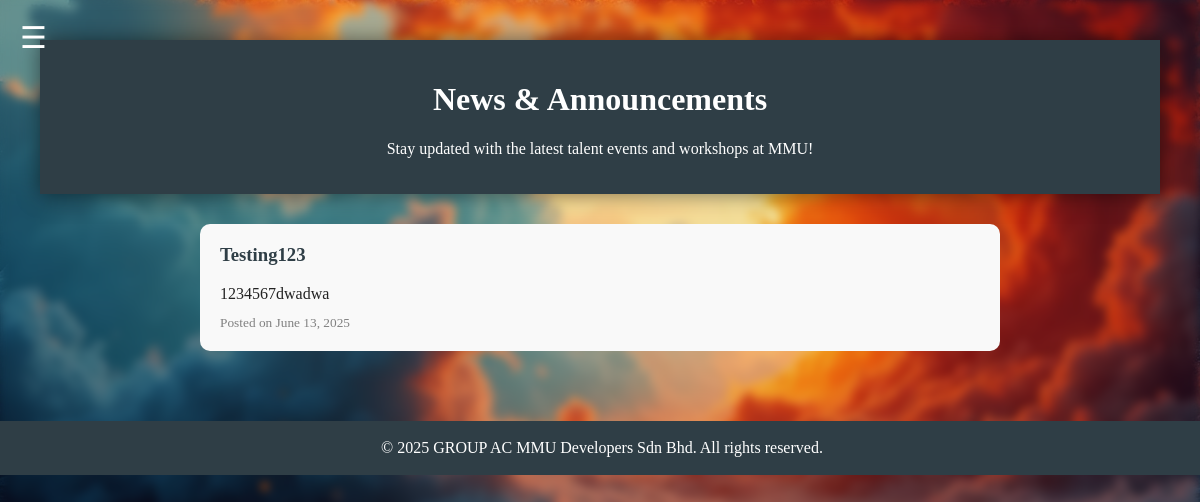
Screenshot of /announcement.php with the database file from the repository.
### tables this page shows
CREATE TABLE `announcements` (
  `id` int(11) NOT NULL,
  `title` varchar(255) NOT NULL,
  `content` text NOT NULL,
  `posted_by` varchar(100) DEFAULT NULL,
  `created_at` timestamp NOT NULL DEFAULT current_timestamp()
);

### announcement.php (the view, shortened to what this page needs)
<?php
require 'connection.php';
require 'header.php';
require 'navbar.php';
$announcements = $conn->query("SELECT * FROM announcements ORDER BY created_at DESC");
?>
<div id="main-content" style="padding: 40px;">
    <div class="title-container">
        <h1>News & Announcements</h1>
        <p style="color: white;">Stay updated with the latest talent events and workshops at MMU!</p>
    </div>
    <section style="max-width: 800px; margin: 30px auto;">
        <?php if ($announcements->num_rows > 0): ?>
            <?php while ($row = $announcements->fetch_assoc()): ?>
                <div class="faq-card" style="margin-bottom: 25px; background-color: #f9f9f9; padding: 20px; border-radius: 10px;">
                    <h3 style="margin-top: 0; color: var(--color-title);"><?= htmlspecialchars($row['title']) ?></h3>
                    <p style="margin-bottom: 10px;"><?= nl2br(htmlspecialchars($row['content'])) ?></p>
                    <small style="color: gray;">Posted on <?= date('F j, Y', strtotime($row['created_at'])) ?></small>
                </div>
            <?php endwhile; ?>
        <?php else: ?>
            <p style="text-align: center; color: white;">No announcements yet.</p>
        <?php endif; ?>
    </section>
</div>
<?php require 'footer.php'; ?>

### css/style.css (style rules this page uses)
:root { --color-bg: #CAD2C5; --color-surface: #84A98C; --color-primary: #52796F; --color-text: #354F52; --color-title: #2F3E46; }
.title-container { background-color: var(--color-title); font-family: "Copperplate Gothic", "Copperplate", fantasy; color: white; padding: 20px; text-align: center; box-shadow: 0 0px 20px rgba(0, 0, 0, 0.5); }
.faq-card { margin-bottom: 20px; padding: 15px; background-color: #f1f1f1; border-radius: 8px; }

### rows the page displays
announcements: title "Testing123", content "1234567dwadwa", created_at "June 13, 2025"
